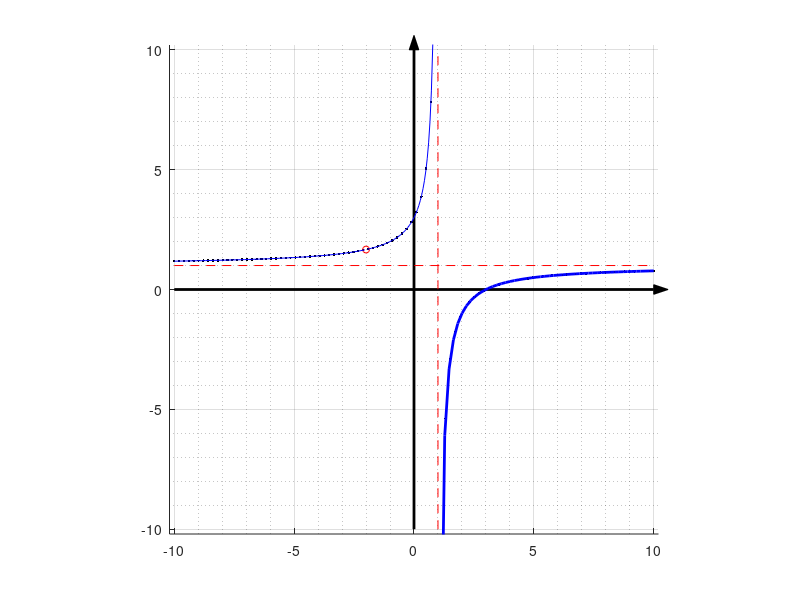

Here is the MATLAB script that generated this plot:

x0 = -10; xN = 10;
y0 = -10; yN = 10;

eps = 0.05;

xj = -2;

yj = (xj - 3)/(xj - 1);

xL = linspace(x0, xj -eps, 50);

xM = linspace(xj + eps, 0.9, 50);

xR = linspace(1.1, xN, 50);

x = linspace(x0, xN, 100);

y = (x - 3)./(x - 1);


figure(1), clf, hold on

plot(x, y, 'k.', 'linewidth', 2)

plot(xj, yj, 'ro', 'markersize', 5)

xa = 0.2;
ya = 0.2;

patch([xN -ya; xN ya; xN+3*xa 0], ...
      [-xa yN; xa yN; 0, yN+3*ya], 'k', 'clipping', 'off')

yL = (xL - 3)./(xL - 1);
yM = (xM - 3)./(xM - 1);
yR = (xR - 3)./(xR - 1);
grid on
grid minor
plot([x0, xN], [0, 0], '-k', 'linewidth', 2)
plot([0, 0], [y0, yN], '-k', 'linewidth', 2)
plot([x0, xN], [1, 1], '--r', [1, 1], [y0, yN], '--r', xL, yL, '-b', xM, yM, '-b', xR, yR, '-b', 'linewidth', 2)
% text()

xlim([x0-xa, xN+xa])
ylim([y0-ya, yN+ya])
axis equal
